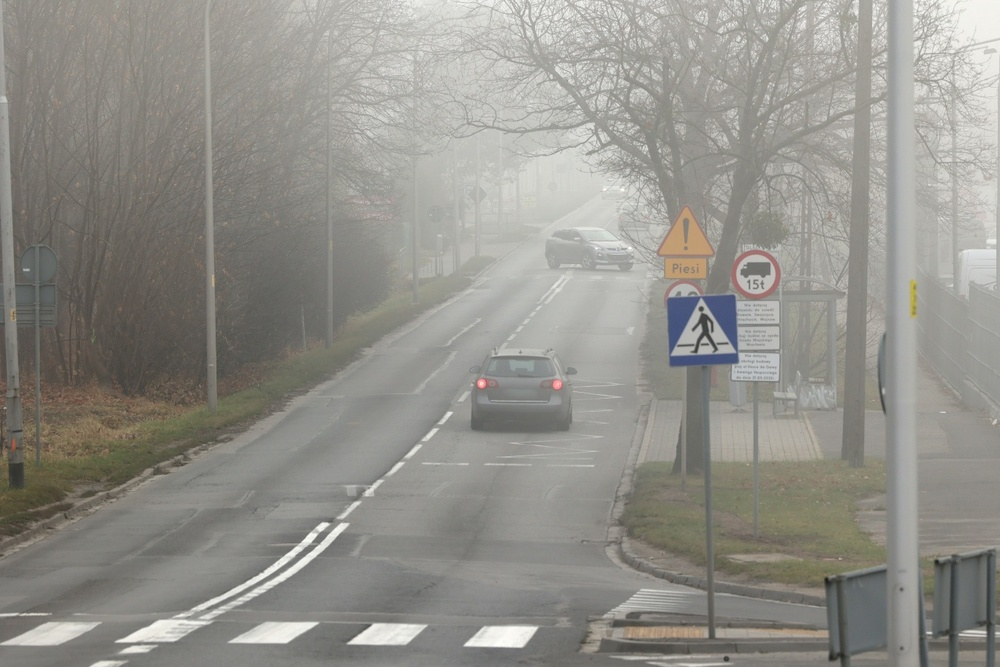
#> input picture mistyroad.jpg, 1000 x 667 px, shrunk from 1368 x 912 before the run
$ python 3-6histeq.py
#> lines starting #> are read from the running program, lines starting #| are printed output that depends on the picture
import cv2 as cv
import matplotlib.pyplot as plt

img=cv.imread('mistyroad.jpg')
#> img is the input picture: shape (667, 1000, 3); mean B, G, R 138.7, 145, 146.5

fig = plt.figure()
rows = 2
cols = 2

ax1 = fig.add_subplot(rows, cols, 1)

gray=cv.cvtColor(img,cv.COLOR_BGR2GRAY)		# 명암 영상으로 변환하고 출력
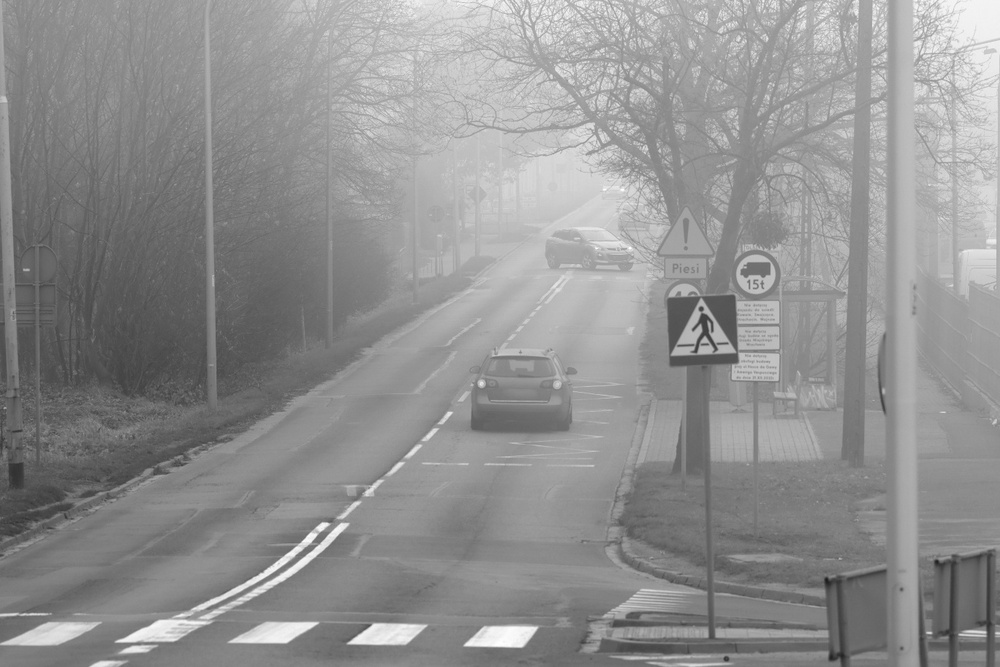
#> gray: shape (667, 1000); min 28, max 255, mean 144.8
ax1.imshow(gray,cmap='gray'), plt.xticks([]), plt.yticks([])

ax2 = fig.add_subplot(rows, cols, 2)
h=cv.calcHist([gray],[0],None,[256],[0,256])		# 히스토그램을 구해 출력
#> h = 256 values, max 9114 at index 139, min 0 at index 0, mean 2605.5
ax2.plot(h,color='r',linewidth=1)

ax3 = fig.add_subplot(rows, cols, 3)
equal=cv.equalizeHist(gray)			# 히스토그램을 평활화하고 출력
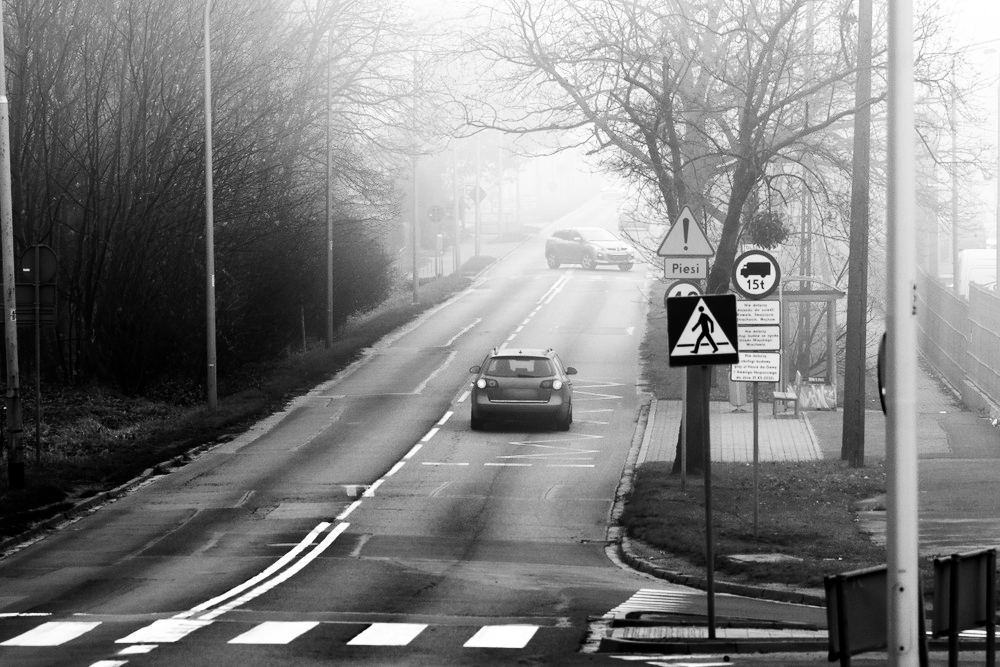
#> equal: shape (667, 1000); min 0, max 255, mean 128.6
ax3.imshow(equal,cmap='gray'), plt.xticks([]), plt.yticks([])


ax4 = fig.add_subplot(rows, cols, 4)
h=cv.calcHist([equal],[0],None,[256],[0,256])		# 히스토그램을 구해 출력
#> h = 256 values, max 9114 at index 116, min 0 at index 19, mean 2605.5
ax4.plot(h,color='r',linewidth=1)

plt.show()
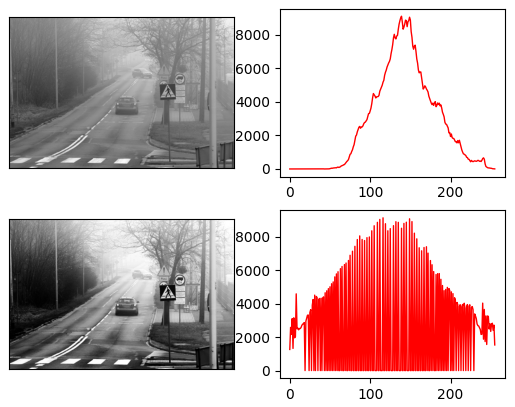
#> figure drawn by matplotlib, 4 panels; panel 2: curve peaks at x = 139, y = 9114; panel 4: curve peaks at x = 116, y = 9114

$ run again, with abnormal.jpg copied over mistyroad.jpg
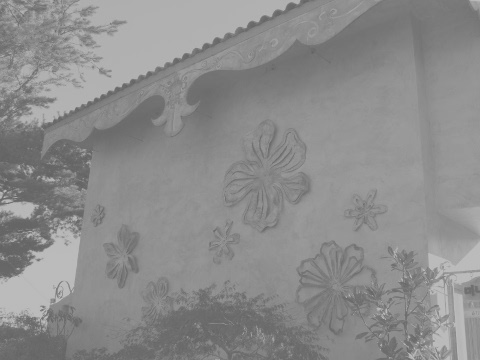
#> input picture abnormal.jpg, 480 x 360 px
#> img is the input picture: shape (360, 480, 3); min 96, max 194, mean 140.1
#> `h=cv.calcHist([gray],[0],None,[256],[0,256])`: h = 256 values, max 6600 at index 145, min 0 at index 0, mean 675
#> `equal=cv.equalizeHist(gray)`:
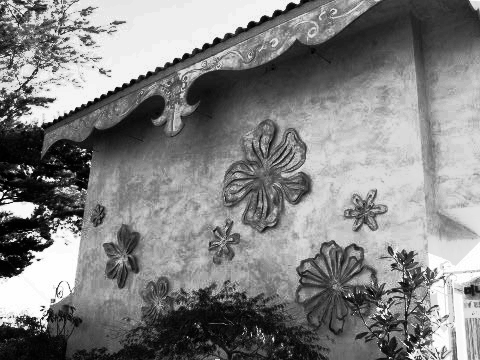
#> equal: shape (360, 480); min 0, max 255, mean 129.8
#> `h=cv.calcHist([equal],[0],None,[256],[0,256])`: h = 256 values, max 6600 at index 163, min 0 at index 5, mean 675
#> `plt.show()`:
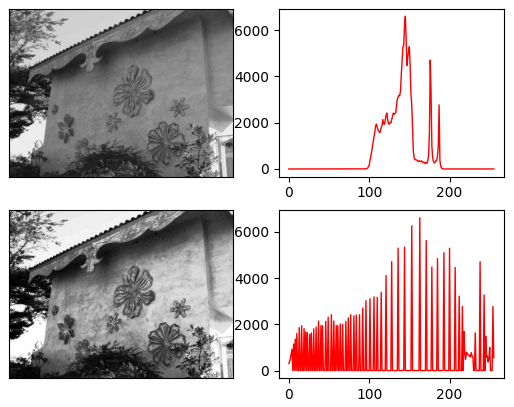
#> figure drawn by matplotlib, 4 panels; panel 2: curve peaks at x = 145, y = 6600; panel 4: curve peaks at x = 163, y = 6600

$ run again, with girl_laughing.jpg copied over mistyroad.jpg
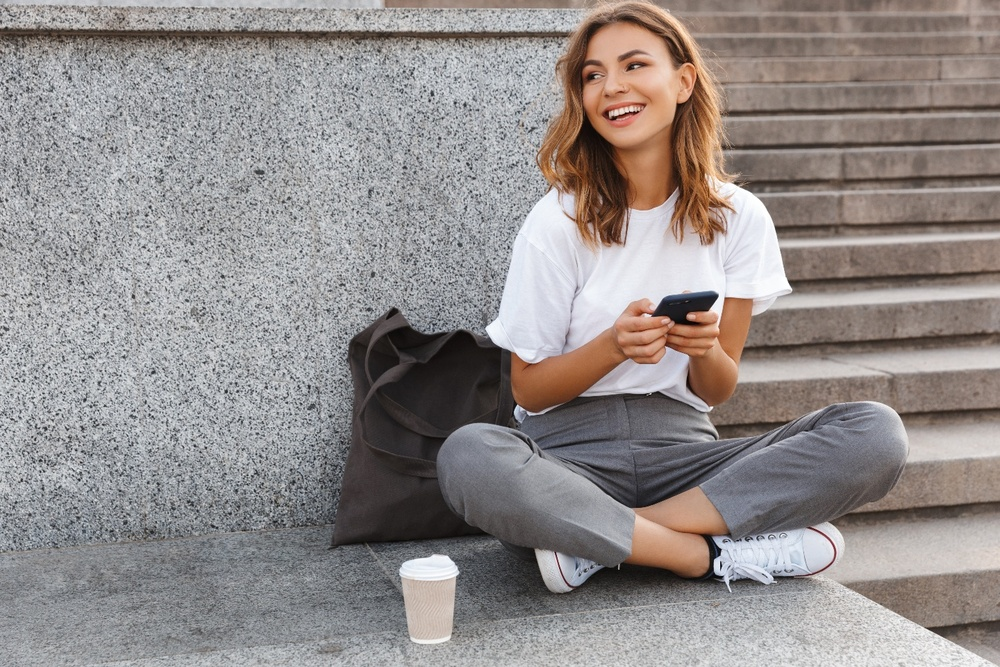
#> input picture girl_laughing.jpg, 1000 x 667 px, shrunk from 1440 x 960 before the run
#> img is the input picture: shape (667, 1000, 3); mean B, G, R 139.3, 140.6, 146.9
#> `h=cv.calcHist([gray],[0],None,[256],[0,256])`: h = 256 values, max 5995 at index 131, min 0 at index 0, mean 2605.5
#> `equal=cv.equalizeHist(gray)`:
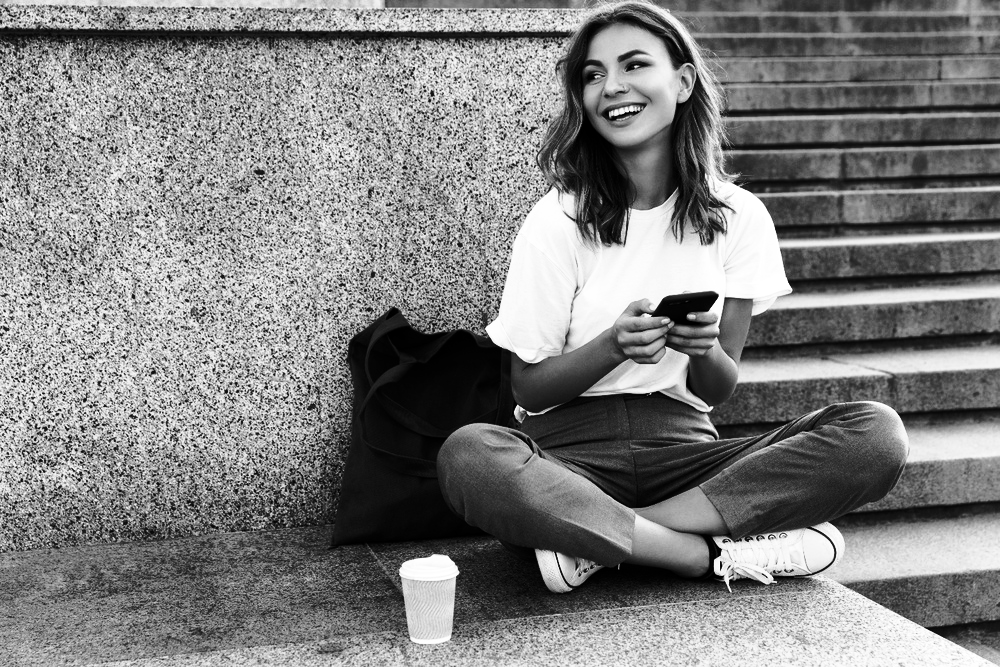
#> equal: shape (667, 1000); min 0, max 255, mean 128.3
#> `h=cv.calcHist([equal],[0],None,[256],[0,256])`: h = 256 values, max 5995 at index 101, min 0 at index 50, mean 2605.5
#> `plt.show()`:
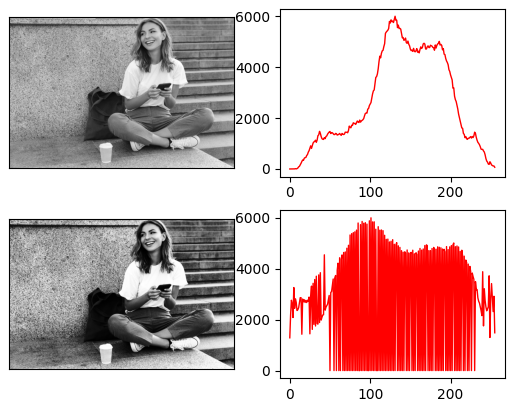
#> figure drawn by matplotlib, 4 panels; panel 2: curve peaks at x = 131, y = 5995; panel 4: curve peaks at x = 101, y = 5995
